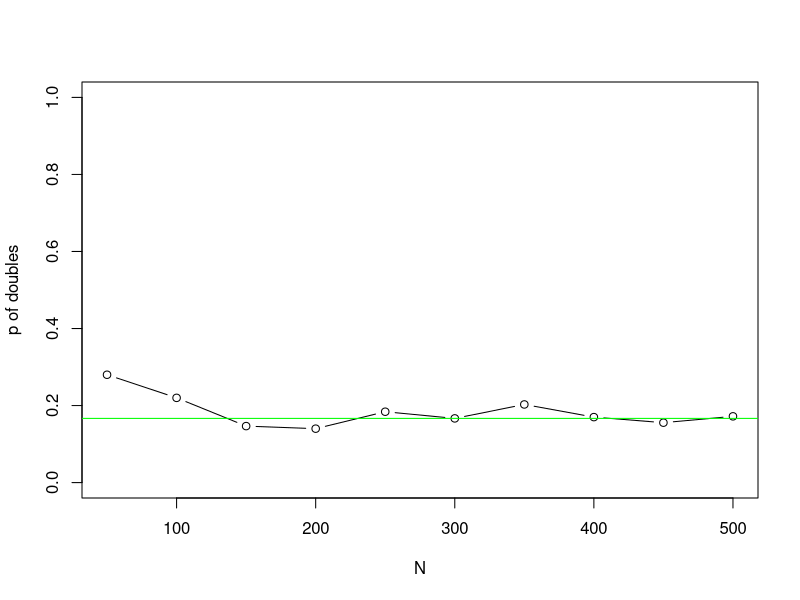

Write R code to recreate this figure.
## ---- chunk 1
knitr::opts_chunk$set(echo = TRUE)
## ---- chunk 2
set.seed(1234)
## ---- chunk 3
die1<- sample(1:6, size=10, replace = T)
die1
## ---- chunk 4
die2<- sample(1:6, size=10, replace = T)
die2
## ---- chunk 5
die1[4]==die2[4]
## ---- chunk 6
doubles=0
  
for (i in 1:10){ 
  die1 <- sample(1:6, size=1, replace=T)
  die2 <- sample(1:6, size=1, replace=T)
    
  if (die1==die2) {
    doubles=doubles +1
  } else {
    doubles = doubles
  }
}

pdoubles <- doubles/10
pdoubles
## ---- chunk 7
doubles=0
  
for (i in 1:100){ 
  die1 <- sample(1:6, size=1, replace=T)
  die2 <- sample(1:6, size=1, replace=T)
    
  if (die1==die2) {
    doubles=doubles +1
  } else {
    doubles = doubles
  }
}

pdoubles <- doubles/100
pdoubles
## ---- chunk 8
dicedoubles<- function(n) {
  doubles=0
  
  for (i in 1:n){ 
    die1 <- sample(1:6, size=1, replace=T)
    die2 <- sample(1:6, size=1, replace=T)
    
    if (die1==die2) {
      doubles=doubles +1
    } else {
      doubles = doubles
    }
  }
pdoubles<- doubles/n
pdoubles
}
dicedoubles(500)
dicedoubles(747)
## ---- chunk 9
N <- 1:10 * 50
#create a vector to save results
result<- matrix(NA, nrow=10, ncol=1)
for (j in 1:10){
  result[j,] <- dicedoubles(N[j])
}

#final step, plot our result
plot(N, result[,1], type= 'b', ylab='p of doubles', ylim=c(0,1))
abline(h=(1/6),col='green')
